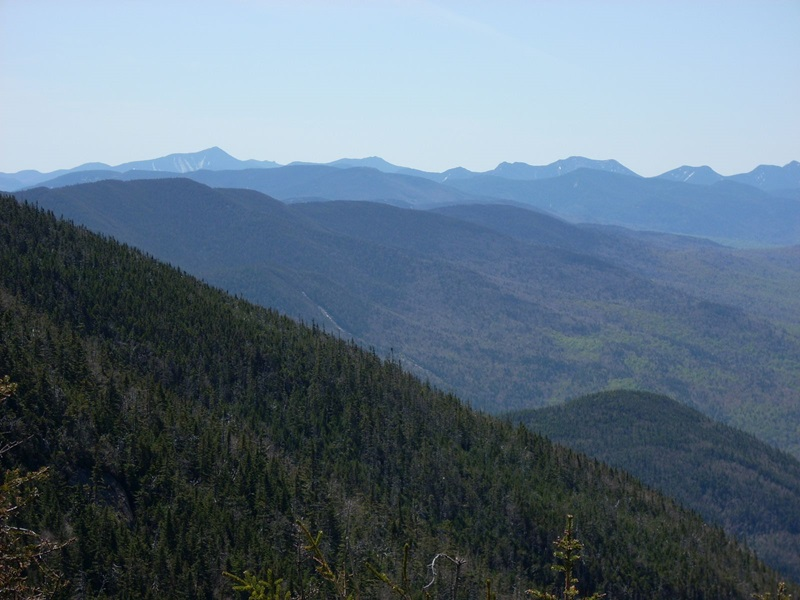
#> input picture Image Processing with OpenCV | Bahasa Indonesia/resources/Pemandangan.jpg, 800 x 600 px
$ python drawing.py
#> lines starting #> are read from the running program, lines starting #| are printed output that depends on the picture
# Import module.
import cv2


# Load & menampilkan gambar untuk canvas.
image = cv2.imread('resources/Pemandangan.jpg')
#> image is the input picture: shape (600, 800, 3); mean B, G, R 128.1, 113, 94.9
cv2.imshow('image', image)
cv2.waitKey(0)


# Membuat kotak dengan array slicing (mengubah warna pixel).
image[50:100, 200:250]  = 255, 0, 0
image[200:250, 50:100]  = 0, 200, 0
image[200:250, 120:170] = 0, 0, 150

cv2.imshow('image', image)
cv2.waitKey(0)


# Menggambar kotak dengan cv2.rectangle().
image = cv2.imread('resources/Pemandangan.jpg')

cv2.rectangle(img=image, pt1=(10,30), pt2=(200,400), color=(255,0,255), thickness=3)
cv2.rectangle(image, (100,100), (120,50), (255,0,0), -1)

cv2.imshow('image', image)
cv2.waitKey(0)


# Menggambar kotak dengan variabel xywh.
image = cv2.imread('resources/Pemandangan.jpg')

x = 100
y = 100
w = 200
h = 70
cv2.rectangle(image, (x,y), (x+y,w+h), (0,0,255), -1)

cv2.imshow('image', image)
cv2.waitKey(0)


# Menggambar lingkaran dengan cv2.circle().
image = cv2.imread('resources/Pemandangan.jpg')

cv2.circle(img=image, center=(image.shape[1]//2, image.shape[0]//2), radius=30, color=(150,255,150), thickness=6)

cv2.imshow('image', image)
cv2.waitKey(0)


# Menggambar garis dengan cv2.line().
image = cv2.imread('resources/Pemandangan.jpg')

cv2.line(img=image, pt1=(x,y), pt2=(x+w,y+h), color=(255,10,10), thickness=6)

cv2.imshow('image', image)
cv2.waitKey(0)


# Membuat tulisan dengan cv2.putText() dengan kotak sebagai backgroundnya.
image = cv2.imread('resources/Pemandangan.jpg')

cv2.rectangle(image, (10,10), (250,90), (0,0,0), -1)
cv2.putText(img=image, text='Hallo', org=(10,80), fontFace=cv2.FONT_HERSHEY_DUPLEX, fontScale=3,
            color=(255,255,255), thickness=2)
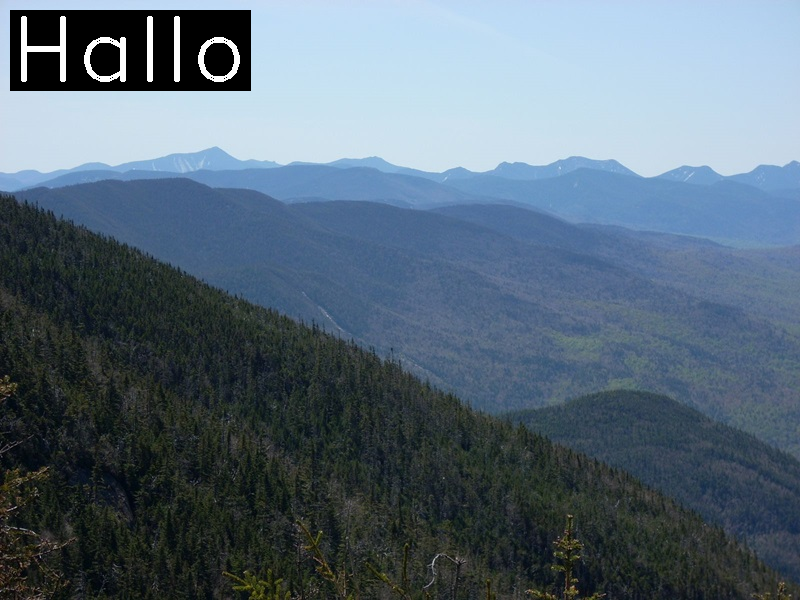
#> image: shape (600, 800, 3); mean B, G, R 120, 105.7, 88.7

cv2.imshow('image', image)
cv2.waitKey(0)


'''
Alternatif fontFace untuk cv2.putText():
FONT_HERSHEY_SIMPLEX = 0
FONT_HERSHEY_PLAIN = 1
FONT_HERSHEY_DUPLEX = 2
FONT_HERSHEY_COMPLEX = 3
FONT_HERSHEY_TRIPLEX = 4
FONT_HERSHEY_COMPLEX_SMALL = 5
FONT_HERSHEY_SCRIPT_SIMPLEX = 6
FONT_HERSHEY_SCRIPT_COMPLEX = 7
'''

$ run again, with Image Processing with OpenCV | Bahasa Indonesia/resources/Bill Gates.jpg copied over Image Processing with OpenCV | Bahasa Indonesia/resources/Pemandangan.jpg
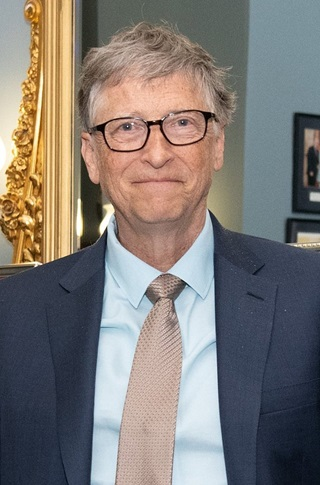
#> input picture Image Processing with OpenCV | Bahasa Indonesia/resources/Bill Gates.jpg, 320 x 485 px
#> image is the input picture: shape (485, 320, 3); mean B, G, R 117.6, 121.6, 127.5
#> `cv2.putText(img=image, text='Hallo', org=(10,80), fontFace=cv2.FONT_HE..`:
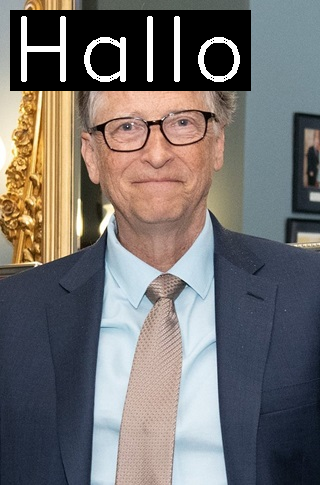
#> image: shape (485, 320, 3); mean B, G, R 109.3, 110.7, 114.5

$ run again, with Image Processing with OpenCV | Bahasa Indonesia/resources/Harimau.jpg copied over Image Processing with OpenCV | Bahasa Indonesia/resources/Pemandangan.jpg
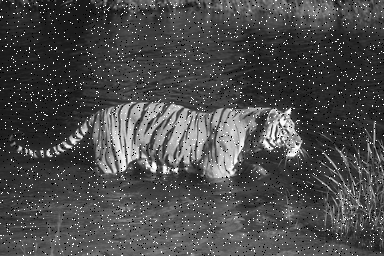
#> input picture Image Processing with OpenCV | Bahasa Indonesia/resources/Harimau.jpg, 384 x 256 px
#> image is the input picture: shape (256, 384, 3); min 0, max 255, mean 74.9
#> `cv2.putText(img=image, text='Hallo', org=(10,80), fontFace=cv2.FONT_HE..`:
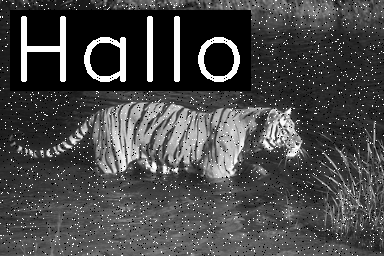
#> image: shape (256, 384, 3); min 0, max 255, mean 71.9
